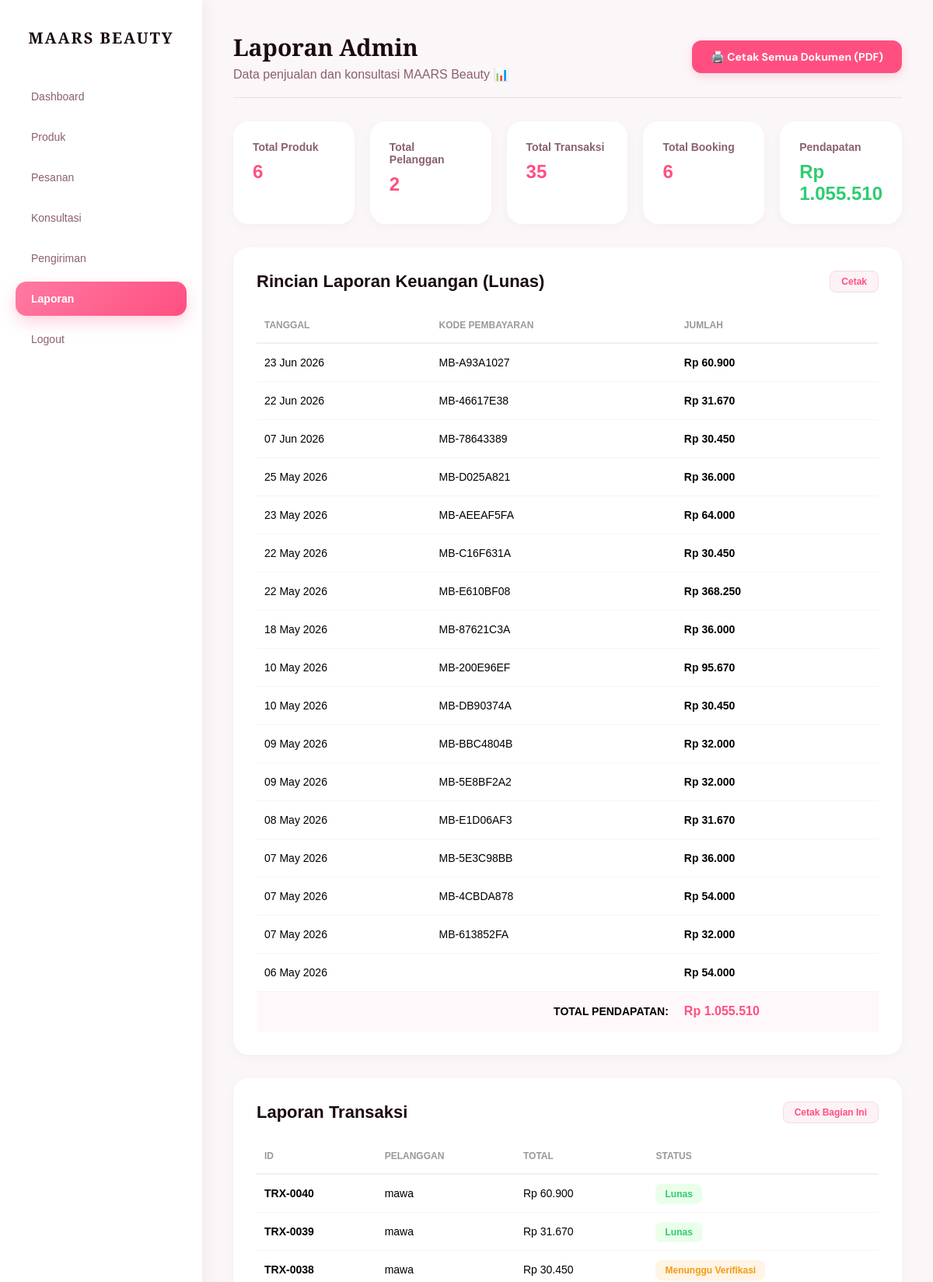
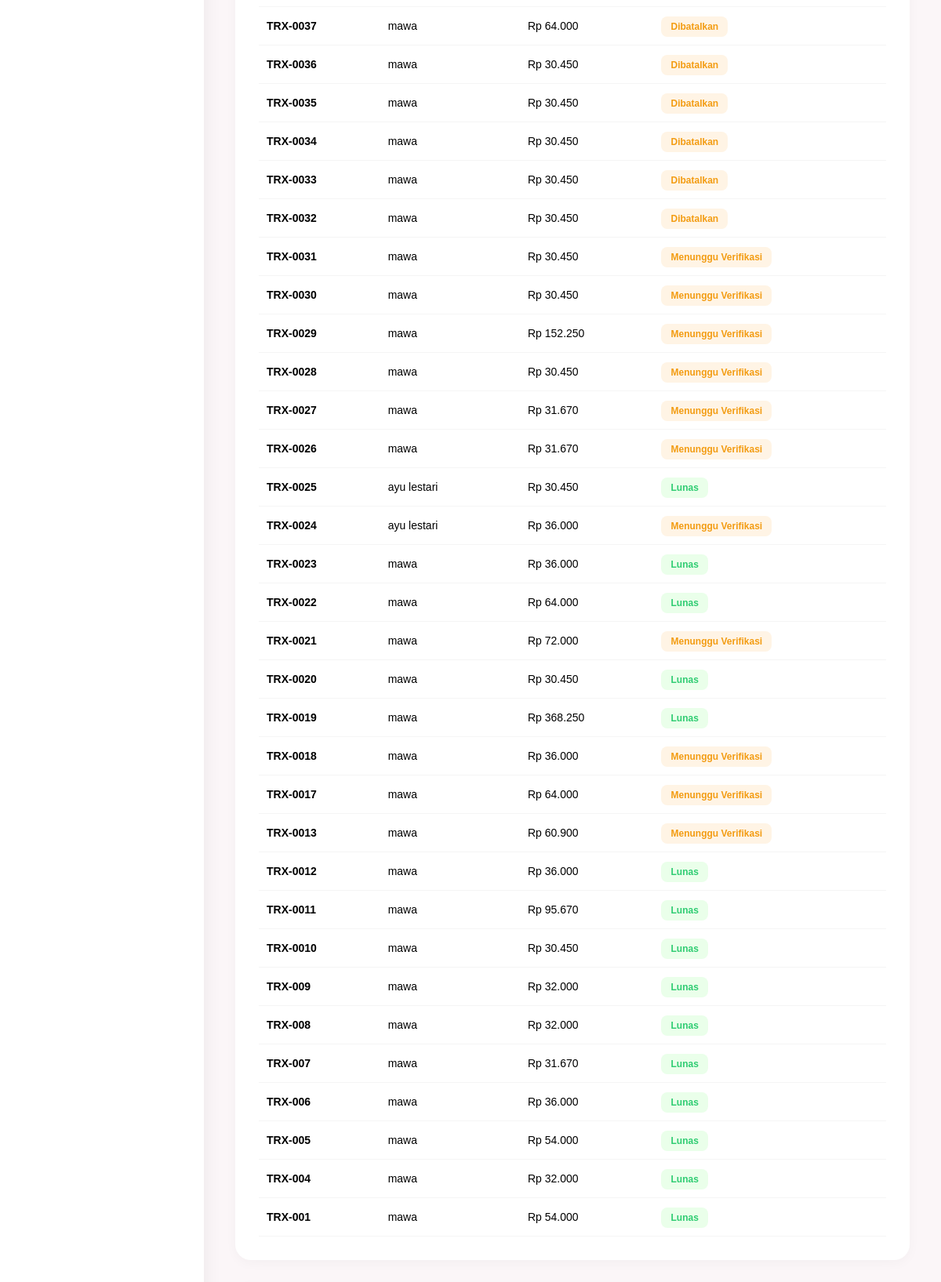
Page /admin/laporan.php (signed in, upper part) on the committed database (2 pictures, top to bottom).
### tables this page shows
CREATE TABLE `transaksi` (
  `id_transaksi` int NOT NULL,
  `id_pelanggan` int DEFAULT NULL,
  `tgl_transaksi` timestamp NULL DEFAULT CURRENT_TIMESTAMP,
  `total_harga` int DEFAULT NULL,
  `metode_pembayaran` varchar(50) DEFAULT NULL,
  `status_pembayaran` varchar(50) DEFAULT NULL,
  `kode_pembayaran` varchar(30) DEFAULT NULL,
  `bukti_pembayaran` varchar(255) DEFAULT NULL
);

CREATE TABLE `pelanggan` (
  `id_pelanggan` int NOT NULL,
  `nama` varchar(100) DEFAULT NULL,
  `email` varchar(100) DEFAULT NULL,
  `no_hp` varchar(15) DEFAULT NULL,
  `alamat` text,
  `tanggal_daftar` date DEFAULT NULL,
  `foto` varchar(255) DEFAULT NULL
);

### admin/laporan.php (the view, shortened to what this page needs)
<?php
include '../includes/conn.php';
$produk = mysqli_fetch_assoc(
    mysqli_query($conn, "
        SELECT COUNT(*) as total_produk
        FROM produk
    ")
);
$pelanggan = mysqli_fetch_assoc(
    mysqli_query($conn, "
        SELECT COUNT(*) as total_pelanggan
        FROM pelanggan
    ")
);
$transaksi = mysqli_fetch_assoc(
    mysqli_query($conn, "
        SELECT COUNT(*) as total_transaksi
        FROM transaksi
    ")
);
$pendapatan = mysqli_fetch_assoc(
    mysqli_query($conn, "
        SELECT SUM(total_harga) as total_pendapatan
        FROM transaksi
        WHERE status_pembayaran='Lunas'
    ")
);
$booking = mysqli_fetch_assoc(
    mysqli_query($conn, "
        SELECT COUNT(*) as total_booking
        FROM booking
    ")
);
$data_transaksi = mysqli_query($conn, "
    SELECT t.*, p.nama
    FROM transaksi t
    JOIN pelanggan p
    ON t.id_pelanggan = p.id_pelanggan
    ORDER BY t.id_transaksi DESC
");
$laporan_keuangan = mysqli_query($conn, "
    SELECT kode_pembayaran, total_harga, tgl_transaksi
    FROM transaksi
    WHERE status_pembayaran='Lunas'
    ORDER BY tgl_transaksi DESC
");
?>
<!DOCTYPE html>
<html lang="id">
<head>
<link rel="stylesheet" href="../assets/css/global.css">
<link rel="stylesheet" href="../assets/css/sidebar.css">
</head>
<body>
<?php include '../includes/sidebar_admin.php'; ?>
<div class="main">
    <div class="header-container">
        <div class="header">
            <h1>Laporan Admin</h1>
            <p>Data penjualan dan konsultasi MAARS Beauty 📊</p>
        </div>
        <button class="btn-print-primary" onclick="window.print()">
            🖨️ Cetak Semua Dokumen (PDF)
        </button>
    </div>
    <div class="stats-grid">
        <div class="stat-card">
            <h3>Total Produk</h3>
            <h1><?= $produk['total_produk']; ?></h1>
        </div>
        <div class="stat-card">
            <h3>Total Pelanggan</h3>
            <h1><?= $pelanggan['total_pelanggan']; ?></h1>
        </div>
        <div class="stat-card">
            <h3>Total Transaksi</h3>
            <h1><?= $transaksi['total_transaksi']; ?></h1>
        </div>
        <div class="stat-card">
            <h3>Total Booking</h3>
            <h1><?= $booking['total_booking']; ?></h1>
        </div>
        <div class="stat-card">
            <h3>Pendapatan</h3>
            <h1 style="color: #2ecc71;">
                Rp <?= number_format($pendapatan['total_pendapatan'],0,',','.'); ?>
            </h1>
        </div>
    </div>
<div class="card-box" id="print-keuangan">
        <div class="section-header">
            <div class="section-title">Rincian Laporan Keuangan (Lunas)</div>
            <button class="btn-print-sub" onclick="printSpesifik('print-keuangan')">Cetak</button>
        </div>
        <table>
            <thead>
                <tr>
                    <th>Tanggal</th>
                    <th>Kode Pembayaran</th>
                    <th>Jumlah</th>
                </tr>
            </thead>
            <tbody>
            <?php
            $grand_total = 0;
            while($keu = mysqli_fetch_assoc($laporan_keuangan)){
                $grand_total += $keu['total_harga'];
            ?>
                <tr>
                    <td><?= !empty($keu['tgl_transaksi']) ? date('d M Y', strtotime($keu['tgl_transaksi'])) : '-'; ?></td>
                    <td><?= $keu['kode_pembayaran']; ?></td>
                    <td><strong>Rp <?= number_format($keu['total_harga'],0,',','.'); ?></strong></td>
                </tr>
            <?php } ?>
            </tbody>
            <tfoot>
                <tr style="background:#fff8fb;">
                    <td colspan="2" style="text-align:right;"><strong>TOTAL PENDAPATAN:</strong></td>
                    <td><strong style="color:#ff4f81; font-size:16px;">Rp <?= number_format($grand_total,0,',','.'); ?></strong></td>
                </tr>
            </tfoot>
        </table>
    </div>
    <div class="card-box" id="print-transaksi">
        <div class="section-header">
            <div class="section-title">Laporan Transaksi</div>
            <button class="btn-print-sub" onclick="printSpesifik('print-transaksi')">Cetak Bagian Ini</button>
        </div>
        <table>
            <thead>
                <tr>
                    <th>ID</th>
                    <th>Pelanggan</th>
                    <th>Total</th>
                    <th>Status</th>
                </tr>
            </thead>
            <tbody>
            <?php
            mysqli_data_seek($data_transaksi, 0);
            while($t = mysqli_fetch_assoc($data_transaksi)){
                $badge = strtolower($t['status_pembayaran']) == 'lunas' ? 'lunas' : 'menunggu';
            ?>
                <tr>
                    <td><strong>TRX-00<?= $t['id_transaksi']; ?></strong></td>
                    <td><?= $t['nama']; ?></td>
                    <td>Rp <?= number_format($t['total_harga'],0,',','.'); ?></td>
                    <td><span class="badge <?= $badge; ?>"><?= $t['status_pembayaran']; ?></span></td>
                </tr>
            <?php } ?>
            </tbody>
        </table>
    </div>
</div>
</body>
</html>

### assets/css/global.css (style rules this page uses)
* { margin: 0; padding: 0; box-sizing: border-box; font-family: 'Poppins', sans-serif; }
body { background: #ffe5ec; display: flex; }
.main { flex: 1; padding: 25px; overflow-y: auto; height: 100vh; }
table { width: 100%; border-collapse: collapse; margin-top: 10px; }
th, td { padding: 10px; border-bottom: 1px solid #eee; text-align: left; font-size: 14px; }
.menunggu { background: orange; }

### admin/laporan.php (style rules this page uses)
body { font-family:'DM Sans',sans-serif; background:#fbf6f8; display:flex; margin: 0; }
.main { flex:1; padding:40px; height:100vh; overflow-y:auto; box-sizing: border-box; }
.header-container { display: flex; justify-content: space-between; align-items: center; border-bottom: 1px solid #f0dde5; padding-bottom: 20px; margin-bottom: 10px; }
.header h1 { font-family:'Playfair Display',serif; font-size:30px; color:#1a0a12; margin: 0; }
.header p { color:#8a6070; margin-top:5px; margin-bottom: 0; }
.btn-print-primary { background: #ff4f81; color: white; border: none; padding: 12px 24px; border-radius: 12px; font-family: 'DM Sans', sans-serif; font-weight: bold; font-size: 14px; cursor: pointer; display: flex; align-items: center; gap: 8px; box-shadow: 0 4px 12px rgba(255, 79, 129, 0.2); transition: 0.2s; }
.section-header { display: flex; justify-content: space-between; align-items: center; margin-bottom: 20px; }
.btn-print-sub { background: #fdf2f6; color: #ff4f81; border: 1px solid #f0dde5; padding: 6px 14px; border-radius: 8px; font-size: 12px; font-weight: 600; cursor: pointer; transition: 0.2s; }
.stats-grid { display:grid; grid-template-columns:repeat(5,1fr); gap:20px; margin-top:30px; }
.stat-card { background:white; border-radius:20px; padding:25px; box-shadow:0 4px 15px rgba(0,0,0,0.03); }
.stat-card h3 { font-size:14px; color:#8a6070; margin-bottom:10px; margin-top: 0; }
.stat-card h1 { font-size:24px; color:#ff4f81; margin: 0; }
.card-box { background:white; border-radius:20px; padding:30px; margin-top:30px; box-shadow:0 4px 15px rgba(0,0,0,0.03); page-break-inside: avoid; }
.section-title { font-size:22px; font-weight:700; color:#1a0a12; margin: 0; }
table { width:100%; border-collapse:collapse; }
th { padding:15px 10px; text-align:left; font-size:12px; color:#999; text-transform:uppercase; border-bottom:2px solid #f0f0f0; }
td { padding:16px 10px; border-bottom:1px solid #f5f5f5; font-size:14px; }
.badge { padding:6px 12px; border-radius:8px; font-size:12px; font-weight:600; }
.lunas { background:#eaffea; color:#2ecc71; }
.menunggu { background:#fff4e5; color:#f39c12; }

### rows in the picture
transaksi: tgl_transaksi "23 Jun 2026", kode_pembayaran "MB-A93A1027", total_harga "60.900", id_transaksi "40", id_pelanggan.nama "mawa", status_pembayaran "Lunas"
transaksi: tgl_transaksi "22 Jun 2026", kode_pembayaran "MB-46617E38", total_harga "31.670", id_transaksi "39", id_pelanggan.nama "mawa", status_pembayaran "Lunas"
transaksi: tgl_transaksi "07 Jun 2026", kode_pembayaran "MB-78643389", total_harga "30.450", id_transaksi "25", id_pelanggan.nama "ayu lestari", status_pembayaran "Lunas"
transaksi: tgl_transaksi "25 May 2026", kode_pembayaran "MB-D025A821", total_harga "36.000", id_transaksi "23", id_pelanggan.nama "mawa", status_pembayaran "Lunas"
transaksi: tgl_transaksi "23 May 2026", kode_pembayaran "MB-AEEAF5FA", total_harga "64.000", id_transaksi "22", id_pelanggan.nama "mawa", status_pembayaran "Lunas"
transaksi: tgl_transaksi "22 May 2026", kode_pembayaran "MB-C16F631A", total_harga "30.450", id_transaksi "20", id_pelanggan.nama "mawa", status_pembayaran "Lunas"
transaksi: tgl_transaksi "22 May 2026", kode_pembayaran "MB-E610BF08", total_harga "368.250", id_transaksi "19", id_pelanggan.nama "mawa", status_pembayaran "Lunas"
transaksi: tgl_transaksi "18 May 2026", kode_pembayaran "MB-87621C3A", total_harga "36.000", id_transaksi "12", id_pelanggan.nama "mawa", status_pembayaran "Lunas"
transaksi: tgl_transaksi "10 May 2026", kode_pembayaran "MB-200E96EF", total_harga "95.670", id_transaksi "11", id_pelanggan.nama "mawa", status_pembayaran "Lunas"
transaksi: tgl_transaksi "10 May 2026", kode_pembayaran "MB-DB90374A", total_harga "30.450", id_transaksi "10", id_pelanggan.nama "mawa", status_pembayaran "Lunas"
transaksi: tgl_transaksi "09 May 2026", kode_pembayaran "MB-BBC4804B", total_harga "32.000", id_transaksi "9", id_pelanggan.nama "mawa", status_pembayaran "Lunas"
transaksi: tgl_transaksi "09 May 2026", kode_pembayaran "MB-5E8BF2A2", total_harga "32.000", id_transaksi "8", id_pelanggan.nama "mawa", status_pembayaran "Lunas"
transaksi: tgl_transaksi "08 May 2026", kode_pembayaran "MB-E1D06AF3", total_harga "31.670", id_transaksi "7", id_pelanggan.nama "mawa", status_pembayaran "Lunas"
transaksi: tgl_transaksi "07 May 2026", kode_pembayaran "MB-5E3C98BB", total_harga "36.000", id_transaksi "6", id_pelanggan.nama "mawa", status_pembayaran "Lunas"
transaksi: tgl_transaksi "07 May 2026", kode_pembayaran "MB-4CBDA878", total_harga "54.000", id_transaksi "5", id_pelanggan.nama "mawa", status_pembayaran "Lunas"
transaksi: tgl_transaksi "07 May 2026", kode_pembayaran "MB-613852FA", total_harga "32.000", id_transaksi "4", id_pelanggan.nama "mawa", status_pembayaran "Lunas"
transaksi: tgl_transaksi "06 May 2026", total_harga "54.000", id_transaksi "1", id_pelanggan.nama "mawa", status_pembayaran "Lunas"
transaksi: id_transaksi "38", id_pelanggan.nama "mawa", total_harga "30.450", status_pembayaran "Menunggu Verifikasi"
transaksi: id_transaksi "37", id_pelanggan.nama "mawa", total_harga "64.000", status_pembayaran "Dibatalkan"
transaksi: id_transaksi "36", id_pelanggan.nama "mawa", total_harga "30.450", status_pembayaran "Dibatalkan"
transaksi: id_transaksi "35", id_pelanggan.nama "mawa", total_harga "30.450", status_pembayaran "Dibatalkan"
transaksi: id_transaksi "34", id_pelanggan.nama "mawa", total_harga "30.450", status_pembayaran "Dibatalkan"
transaksi: id_transaksi "33", id_pelanggan.nama "mawa", total_harga "30.450", status_pembayaran "Dibatalkan"
transaksi: id_transaksi "32", id_pelanggan.nama "mawa", total_harga "30.450", status_pembayaran "Dibatalkan"
transaksi: id_transaksi "31", id_pelanggan.nama "mawa", total_harga "30.450", status_pembayaran "Menunggu Verifikasi"
transaksi: id_transaksi "30", id_pelanggan.nama "mawa", total_harga "30.450", status_pembayaran "Menunggu Verifikasi"
transaksi: id_transaksi "29", id_pelanggan.nama "mawa", total_harga "152.250", status_pembayaran "Menunggu Verifikasi"
transaksi: id_transaksi "28", id_pelanggan.nama "mawa", total_harga "30.450", status_pembayaran "Menunggu Verifikasi"
transaksi: id_transaksi "27", id_pelanggan.nama "mawa", total_harga "31.670", status_pembayaran "Menunggu Verifikasi"
transaksi: id_transaksi "26", id_pelanggan.nama "mawa", total_harga "31.670", status_pembayaran "Menunggu Verifikasi"
transaksi: id_transaksi "24", id_pelanggan.nama "ayu lestari", total_harga "36.000", status_pembayaran "Menunggu Verifikasi"
transaksi: id_transaksi "21", id_pelanggan.nama "mawa", total_harga "72.000", status_pembayaran "Menunggu Verifikasi"
transaksi: id_transaksi "18", id_pelanggan.nama "mawa", total_harga "36.000", status_pembayaran "Menunggu Verifikasi"
transaksi: id_transaksi "17", id_pelanggan.nama "mawa", total_harga "64.000", status_pembayaran "Menunggu Verifikasi"
transaksi: id_transaksi "13", id_pelanggan.nama "mawa", total_harga "60.900", status_pembayaran "Menunggu Verifikasi"

### other values in the picture
$produk['total_produk'] "6"
$pelanggan['total_pelanggan'] "2"
$transaksi['total_transaksi'] "35"
$booking['total_booking'] "6"
$pendapatan['total_pendapatan'] "1.055.510"
$grand_total "1.055.510"
